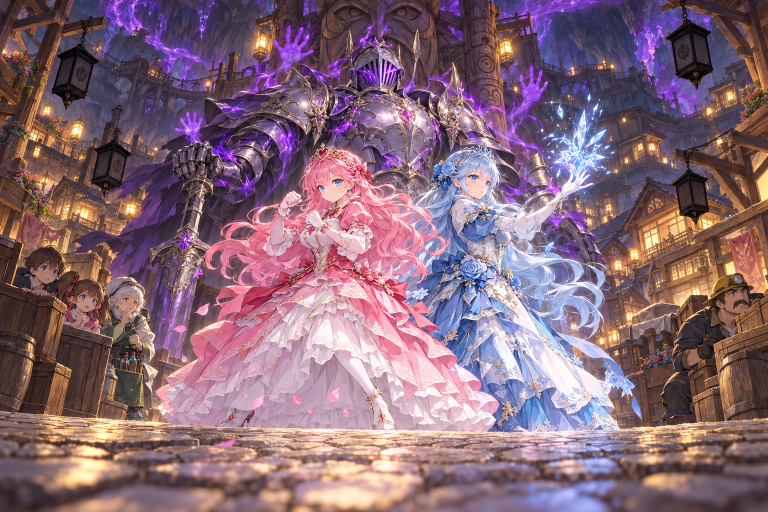
#> input picture tools/art/src/story_scenes/knight_boss.png, 1536 x 1024 px, found by its file name (shown at 1/2 size); its folder holds 4 pictures in this run
$ python import_story_scenes.py
#> lines starting #> are read from the running program, lines starting #| are printed output that depends on the picture
"""骑士篇背景大图（剧情过场）：tools/art/src/story_scenes/<名字>.png（codex 内置 image_gen 生成的 1536×1024，提示词见同目录 prompts.md）
→ 裁成 16:9 的 1536×864 → assets/generated/story_scenes/<名字>.png（游戏里 StoryBackdrop 整屏铺满）。
FOCUS：每张往上 / 往下裁多少（0 = 只裁下面，1 = 只裁上面；默认 0.35：人物的脸一般偏上，下面要给对话框）。
用法：python tools/art/import_story_scenes.py [名字 …]（不写就全部）
"""
import sys
from pathlib import Path

from PIL import Image

SRC = Path("tools/art/src/story_scenes")
OUT = Path("assets/generated/story_scenes")
NAMES = ["knight_boss", "kq_shoes", "kq_samples", "kq_spear", "kq_fence", "kq_host", "kq_blue", "blue_pov_host", "blue_pov_shoes", "library_flashback", "library_study", "clock_bells", "palace_badges", "queen_memory", "memory_sucked", "memory_portrait", "memory_sacrifice", "memory_key"]
FOCUS = {"kq_spear": 0.85, "kq_samples": 1.0, "kq_blue": 0.1, "kq_shoes": 0.15, "kq_host": 0.15, "knight_boss": 0.15, "kq_fence": 0.25, "blue_pov_host": 0.2, "blue_pov_shoes": 0.2, "library_flashback": 0.3, "library_study": 0.3, "clock_bells": 0.3, "palace_badges": 0.3, "queen_memory": 0.25, "memory_sucked": 0.3, "memory_portrait": 0.3, "memory_sacrifice": 0.25, "memory_key": 0.3}
W, H = 1536, 864


def run(name):
#> called with name = 'knight_boss'
    src = SRC / (name + ".png")
    if not src.exists():
        print("没有原图：", src)
        return
    im = Image.open(src).convert("RGB")
#> im is the input picture: PIL image 1536x1024 RGB; mean R, G, B 135.4, 105.1, 119.2
    if im.width != W:
        im = im.resize((W, round(im.height * W / im.width)), Image.LANCZOS)
    extra = im.height - H
#> extra = 160
    top = round(extra * FOCUS.get(name, 0.35))
#> top = 24
    im.crop((0, top, W, top + H)).save(OUT / (name + ".png"), optimize=True)
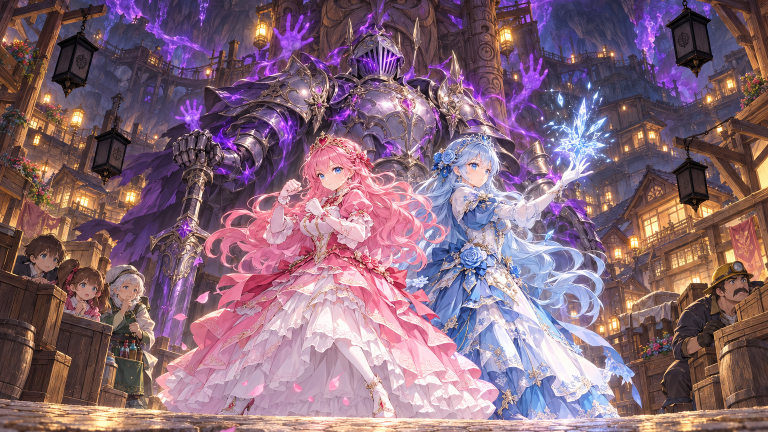
#> saved as knight_boss.png: PIL image 1536x864 RGB (shown at 1/2 size); mean R, G, B 135.2, 104.6, 120
    print(name, "→", OUT / (name + ".png"))


OUT.mkdir(parents=True, exist_ok=True)
for n in (sys.argv[1:] or NAMES):
    run(n)
